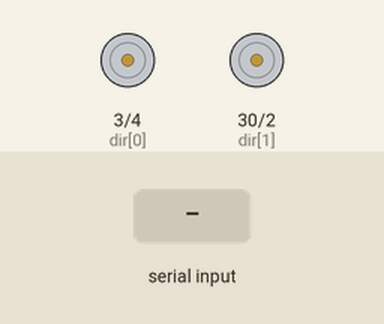
A sketch run on a simulated Arduino Mega 2560, built with avr-gcc and run on an emulated ATmega2560. On the bench: direction and speed pins drawn as motors (green arrow = direction pin HIGH = forward, orange = LOW = backward, longer = more drive). Inputs (shaded band) come from the test bench. What the sketch prints to the serial monitor is not drawn.

Above: at 1.2 s.
1.3 s: "200\n" received over Serial
At 3.2 s:
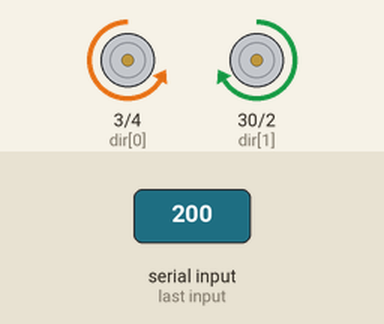
4.3 s: "30,150\n" received over Serial
At 5.71 s:
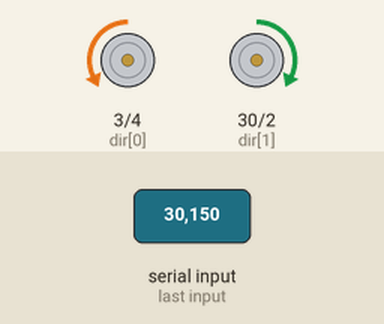
7.3 s: "200\n" received over Serial
At 9.2 s:
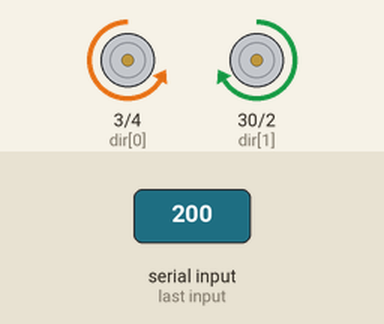
Timing chart, 0 to 10.7 s (numbered marks = the images above; inputs shaded):
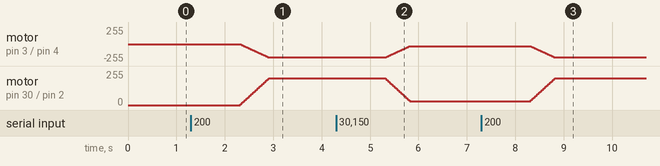

Measured:
- after the input at 1.3 s, motor on pin 3 (dir[0]) / pin 4 (pwm[0]): moves from stopped to backward 200/255 over 0.59 s, starting after 1.0 s; motor on pin 30 (dir[1]) / pin 2 (pwm[1]): moves from stopped to forward 200/255 over 0.59 s, starting after 1.0 s
- after the input at 4.3 s, motor on pin 3 (dir[0]) / pin 4 (pwm[0]): moves from backward 200/255 to backward 30/255 over 0.50 s, starting after 1.0 s; motor on pin 30 (dir[1]) / pin 2 (pwm[1]): moves from forward 200/255 to forward 30/255 over 0.50 s, starting after 1.0 s
- after the input at 7.3 s, motor on pin 3 (dir[0]) / pin 4 (pwm[0]): moves from backward 30/255 to backward 200/255 over 0.50 s, starting after 1.0 s; motor on pin 30 (dir[1]) / pin 2 (pwm[1]): moves from forward 30/255 to forward 200/255 over 0.50 s, starting after 1.0 s

The sketch:

motorspd_serial.ino
```cpp
int dir[2]={3,30};
int dirarr[2]={0,1};
int pwm[2] = {4,2};
int spd=0;
int prev = 0;
int i;

void setup() {
  // put your setup code here, to run once:
  for(i=0;i<2;i++)
  {
  pinMode(dir[i],OUTPUT);
  pinMode(pwm[i],OUTPUT);
  }
  Serial.begin(9600);
  Serial.println("Enter the speed:");

}

void loop() {
  // put your main code here, to run repeatedly:
  if (Serial.available() > 0)
  {
  int spd =Serial.readString().toInt();
  digitalWrite(dir[0],dirarr[0]);
  digitalWrite(dir[1],dirarr[1]);
    if (prev <= spd)
    {
      for (i = prev; i <= spd; i += 5)
      {
        analogWrite(pwm[0],i);
        analogWrite(pwm[1],i);
        delay(15);

      }
    }
    else
    {
      for (i = prev; i >= spd; i -= 5)
      {
        analogWrite(pwm[0],i);
        analogWrite(pwm[1],i);
        delay(15);
      }

    }
    prev = spd;
  }
}
```
